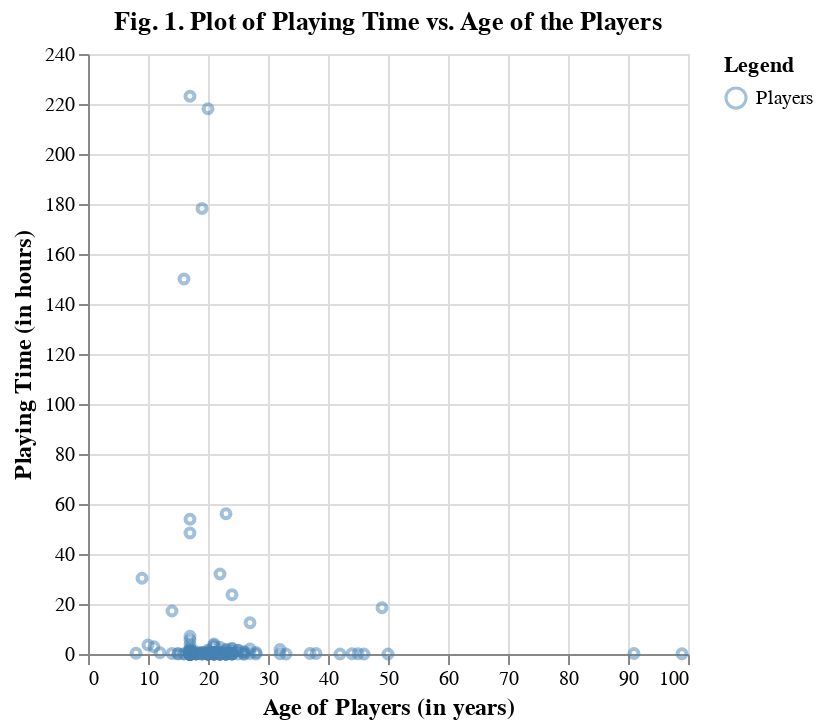

Notebook code for this chart:
### Markdown cell above
The "players_tidy" is now tidy! Let's visualize the data to understand them better.

### Code cell
players_tidy.loc[:, 'label'] = 'Players'
players_plot = alt.Chart(players_tidy, title="Fig. 1. Plot of Playing Time vs. Age of the Players").mark_point(size=20, opacity = 0.5).encode(
    x = alt.X('age').title('Age of Players (in years)'),
    y = alt.Y('played_hours').title('Playing Time (in hours)'),
    color = alt.Color(
            'label:N',
            legend=alt.Legend(title="Legend"),          
            scale=alt.Scale(range=['steelblue']))        
).configure_axis(titleFontSize=12)
players_plot

### Figure 1 — Vega specification as saved in the notebook (floating-point values rounded to 4 significant figures; data arrays with more than 128 entries replaced by an {"elided": "..."} marker saying what was removed)
{"$schema": "https://vega.github.io/schema/vega/v5.json", "data": [{"name": "source_0", "values": {"elided": "196 records"}}, {"name": "source_0_x_domain_age", "values": [{"min": 8, "max": 99}]}, {"name": "source_0_y_domain_played_hours", "values": [{"min": 0.0, "max": 223.1}]}, {"name": "source_0_color_domain_label", "values": [{"label": "Players"}]}], "marks": [{"type": "symbol", "name": "marks", "from": {"data": "source_0"}, "encode": {"update": {"fill": {"value": "transparent"}, "size": {"value": 20}, "stroke": {"field": "label", "scale": "color"}, "x": {"field": "age", "scale": "x"}, "opacity": {"value": 0.5}, "y": {"field": "played_hours", "scale": "y"}}}, "style": ["point"]}], "scales": [{"name": "x", "type": "linear", "domain": [{"signal": "(data(\"source_0_x_domain_age\")[0] || {}).min"}, {"signal": "(data(\"source_0_x_domain_age\")[0] || {}).max"}], "range": [0, {"signal": "width"}], "zero": true, "nice": true}, {"name": "y", "type": "linear", "domain": [{"signal": "(data(\"source_0_y_domain_played_hours\")[0] || {}).min"}, {"signal": "(data(\"source_0_y_domain_played_hours\")[0] || {}).max"}], "range": [{"signal": "height"}, 0], "zero": true, "nice": true}, {"name": "color", "type": "ordinal", "domain": {"data": "source_0_color_domain_label", "field": "label", "sort": true}, "range": ["steelblue"]}], "axes": [{"scale": "x", "orient": "bottom", "domain": false, "maxExtent": 0, "zindex": 0, "aria": false, "minExtent": 0, "labels": false, "gridScale": "y", "ticks": false, "grid": true, "tickCount": {"signal": "ceil(width/40)"}}, {"scale": "y", "grid": true, "zindex": 0, "minExtent": 0, "gridScale": "x", "labels": false, "tickCount": {"signal": "ceil(height/40)"}, "aria": false, "maxExtent": 0, "domain": false, "ticks": false, "orient": "left"}, {"scale": "x", "zindex": 0, "orient": "bottom", "labelFlush": true, "labelOverlap": true, "title": "Age of Players (in years)", "grid": false, "tickCount": {"signal": "ceil(width/40)"}}, {"scale": "y", "orient": "left", "tickCount": {"signal": "ceil(height/40)"}, "title": "Playing Time (in hours)", "labelOverlap": true, "zindex": 0, "grid": false}], "title": {"text": "Fig. 1. Plot of Playing Time vs. Age of the Players", "frame": "group"}, "background": "white", "width": 300, "config": {"axis": {"titleFontSize": 12}}, "padding": 5, "style": "cell", "height": 300, "legends": [{"title": "Legend", "stroke": "color", "symbolType": "circle", "encode": {"symbols": {"update": {"fill": {"value": "transparent"}, "opacity": {"value": 0.5}}}}}]}
